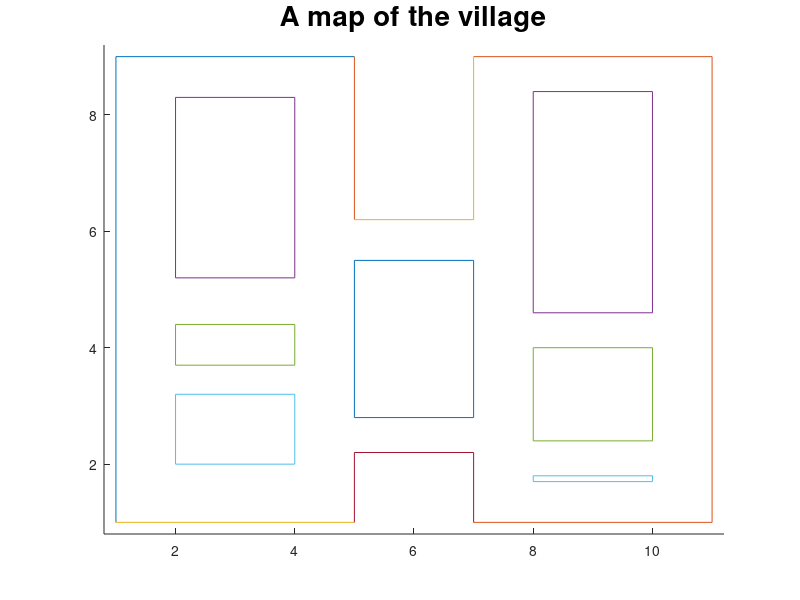

Write the MATLAB code that produced this figure.

clear all
%This file draw a map of the village, and allows us to manually
%draw the trajectory of the vehicle.

figure(1)
clf
hold on
plot([1+j 1+9*j 5+9*j])
plot([7+9*j 11+9*j 11+j 7+j]);plot([5+j 1+j])
plot([2+5.2*j 2+8.3*j 4+8.3*j 4+5.2*j 2+5.2*j])%House 1
plot([2+3.7*j 2+4.4*j 4+4.4*j 4+3.7*j 2+3.7*j])%House 2
plot([2+2*j 2+3.2*j 4+3.2*j 4+2*j 2+2*j])%House 3
plot([5+j 5+2.2*j 7+2.2*j 7+j])%House 4
plot([5+2.8*j 5+5.5*j 7+5.5*j 7+2.8*j 5+2.8*j])%House 5
plot([5+6.2*j 5+9*j]);plot([7+9*j 7+6.2*j 5+6.2*j])%House 6
plot([8+4.6*j 8+8.4*j 10+8.4*j 10+4.6*j 8+4.6*j])%House 7
plot([8+2.4*j 8+4*j 10+4*j 10+2.4*j 8+2.4*j])%House 8
plot([8+1.7*j 8+1.8*j 10+1.8*j 10+1.7*j 8+1.7*j])%House 9

axis([0.8 11.2 0.8 9.2])
title('A map of the village','FontSize',20)

disp('Start clicking in the village to create a trajectory!')
disp('Press "Return" to finish.')

[X,Y]=ginput;
plot([X+Y*j],'-*')

Xk = [X';Y']
save Xk
